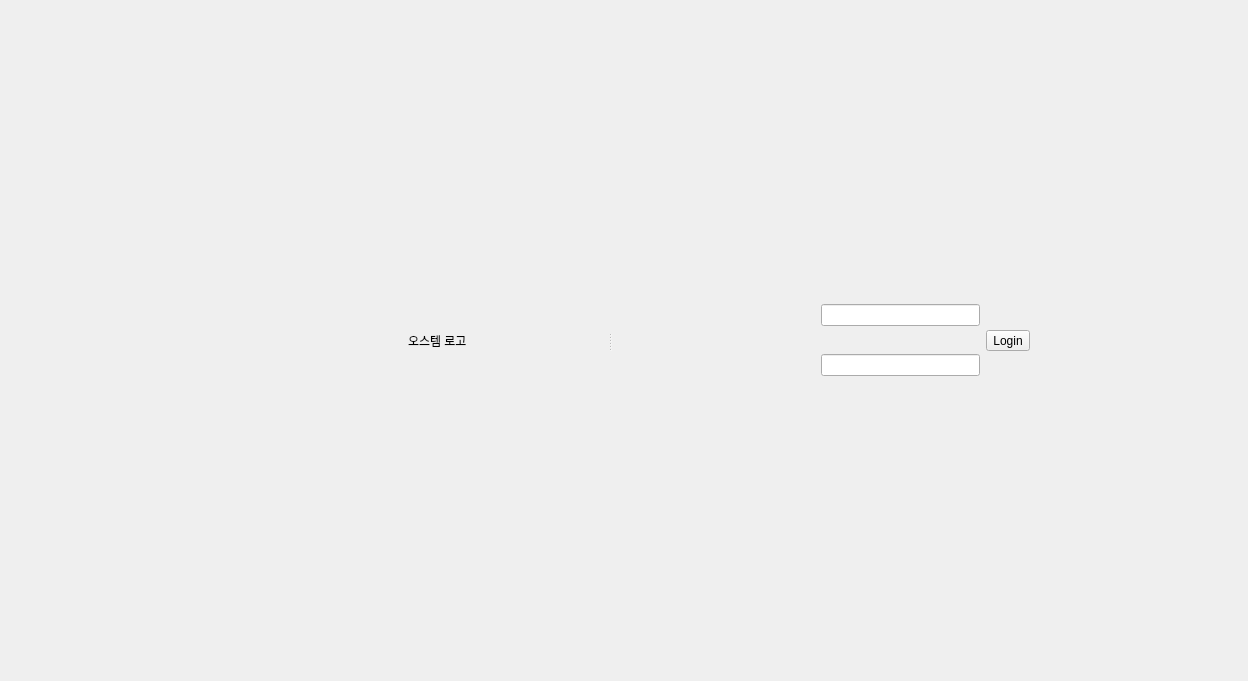
<?xml version="1.0" encoding="UTF-8"?>
<ui version="4.0">
 <class>LoginForm</class>
 <widget class="QWidget" name="LoginForm">
  <property name="geometry">
   <rect>
    <x>0</x>
    <y>0</y>
    <width>1248</width>
    <height>681</height>
   </rect>
  </property>
  <property name="windowTitle">
   <string>Form</string>
  </property>
  <layout class="QVBoxLayout" name="verticalLayout_5">
   <property name="spacing">
    <number>0</number>
   </property>
   <property name="leftMargin">
    <number>0</number>
   </property>
   <property name="topMargin">
    <number>0</number>
   </property>
   <property name="rightMargin">
    <number>0</number>
   </property>
   <property name="bottomMargin">
    <number>0</number>
   </property>
   <item>
    <widget class="QStackedWidget" name="stackedWidget">
     <property name="sizePolicy">
      <sizepolicy hsizetype="Preferred" vsizetype="Preferred">
       <horstretch>0</horstretch>
       <verstretch>0</verstretch>
      </sizepolicy>
     </property>
     <property name="autoFillBackground">
      <bool>true</bool>
     </property>
     <property name="currentIndex">
      <number>1</number>
     </property>
     <widget class="QWidget" name="page"/>
     <widget class="QWidget" name="page1">
      <property name="autoFillBackground">
       <bool>false</bool>
      </property>
      <layout class="QVBoxLayout" name="verticalLayout_4">
       <item>
        <widget class="QSplitter" name="splitter">
         <property name="orientation">
          <enum>Qt::Horizontal</enum>
         </property>
         <widget class="QWidget" name="layoutWidget">
          <layout class="QHBoxLayout" name="horizontalLayout_3">
           <item>
            <spacer name="horizontalSpacer">
             <property name="orientation">
              <enum>Qt::Horizontal</enum>
             </property>
             <property name="sizeHint" stdset="0">
              <size>
               <width>108</width>
               <height>14</height>
              </size>
             </property>
            </spacer>
           </item>
           <item>
            <widget class="QLabel" name="label">
             <property name="sizePolicy">
              <sizepolicy hsizetype="Preferred" vsizetype="Preferred">
               <horstretch>0</horstretch>
               <verstretch>2</verstretch>
              </sizepolicy>
             </property>
             <property name="minimumSize">
              <size>
               <width>200</width>
               <height>200</height>
              </size>
             </property>
             <property name="sizeIncrement">
              <size>
               <width>0</width>
               <height>0</height>
              </size>
             </property>
             <property name="baseSize">
              <size>
               <width>8</width>
               <height>0</height>
              </size>
             </property>
             <property name="midLineWidth">
              <number>-5</number>
             </property>
             <property name="text">
              <string>오스템 로고</string>
             </property>
            </widget>
           </item>
          </layout>
         </widget>
         <widget class="QWidget" name="layoutWidget">
          <layout class="QVBoxLayout" name="verticalLayout_2">
           <item>
            <spacer name="topVerticalSpacer">
             <property name="orientation">
              <enum>Qt::Vertical</enum>
             </property>
             <property name="sizeHint" stdset="0">
              <size>
               <width>20</width>
               <height>40</height>
              </size>
             </property>
            </spacer>
           </item>
           <item>
            <layout class="QHBoxLayout" name="horizontalLayout_2">
             <item>
              <spacer name="leftHorizontalSpacer">
               <property name="orientation">
                <enum>Qt::Horizontal</enum>
               </property>
               <property name="sizeHint" stdset="0">
                <size>
                 <width>96</width>
                 <height>17</height>
                </size>
               </property>
              </spacer>
             </item>
             <item>
              <layout class="QHBoxLayout" name="horizontalLayout">
               <item>
                <layout class="QVBoxLayout" name="verticalLayout">
                 <item>
                  <widget class="QLineEdit" name="idLineEdit"/>
                 </item>
                 <item>
                  <widget class="QLineEdit" name="passwordLineEdit"/>
                 </item>
                </layout>
               </item>
               <item>
                <widget class="QToolButton" name="loginToolButton">
                 <property name="text">
                  <string>Login</string>
                 </property>
                </widget>
               </item>
              </layout>
             </item>
             <item>
              <spacer name="rightHorizontalSpacer">
               <property name="orientation">
                <enum>Qt::Horizontal</enum>
               </property>
               <property name="sizeHint" stdset="0">
                <size>
                 <width>68</width>
                 <height>118</height>
                </size>
               </property>
              </spacer>
             </item>
            </layout>
           </item>
           <item>
            <spacer name="buttonVerticalSpacer">
             <property name="orientation">
              <enum>Qt::Vertical</enum>
             </property>
             <property name="sizeHint" stdset="0">
              <size>
               <width>20</width>
               <height>40</height>
              </size>
             </property>
            </spacer>
           </item>
          </layout>
         </widget>
        </widget>
       </item>
      </layout>
     </widget>
    </widget>
   </item>
   <item>
    <layout class="QVBoxLayout" name="verticalLayout_3"/>
   </item>
  </layout>
 </widget>
 <resources/>
 <connections/>
</ui>
